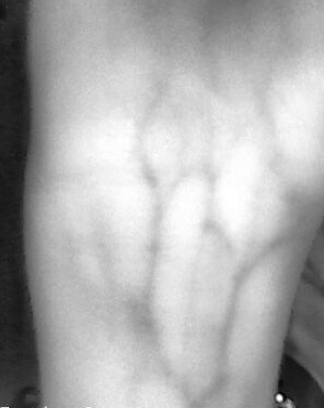
#> input picture fake_images/Screen Shot 2019-08-22 at 11.06.38 AM.png, 324 x 408 px
$ python scikit_thresholding.py
#> lines starting #> are read from the running program, lines starting #| are printed output that depends on the picture; after the words box and inside, x2 and y2 are one past the last pixel; in counts of white or black regions, pixels touching at a corner belong together
import matplotlib.pyplot as plt
from skimage import data
from skimage.filters import threshold_otsu
from skimage.color import rgb2gray
import os

#image = data.camera()
filename = "fake_images/Screen Shot 2019-08-22 at 11.06.38 AM.png"
from skimage import io
moon = io.imread(filename)
#> moon is the input picture: shape (408, 324, 4); mean R, G, B, A 173.1, 173.1, 173.1, 255

image = rgb2gray(moon)
thresh = threshold_otsu(image)
#> thresh = 0.543
binary = image > thresh
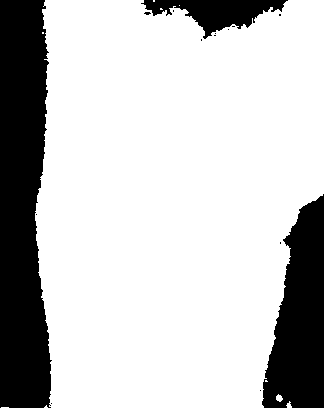
#> binary: shape (408, 324) bool; 77.5% white; 15 black regions (12 under 20 px), largest, box (x1, y1, x2, y2) and area: (0, 0, 52, 408) 17967, (262, 194, 324, 408) 9068, (141, 0, 288, 39) 2609

fig, axes = plt.subplots(ncols=3, figsize=(8, 2.5))
ax = axes.ravel()
ax[0] = plt.subplot(1, 3, 1)
ax[1] = plt.subplot(1, 3, 2)
ax[2] = plt.subplot(1, 3, 3, sharex=ax[0], sharey=ax[0])

ax[0].imshow(image, cmap=plt.cm.gray)
ax[0].set_title('Original')
ax[0].axis('off')

ax[1].hist(image.ravel(), bins=256)
ax[1].set_title('Histogram')
ax[1].axvline(thresh, color='r')

ax[2].imshow(binary, cmap=plt.cm.gray)
ax[2].set_title('Thresholded')
ax[2].axis('off')

plt.show()
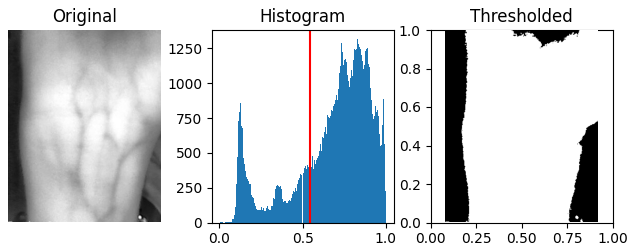
#> figure drawn by matplotlib, 3 panels; panel 2: tallest bar 1316 high, from x = 0.829 to 0.833

$ run again, with fake_images/Screen Shot 2019-08-22 at 10.27.02 AM.png copied over fake_images/Screen Shot 2019-08-22 at 11.06.38 AM.png
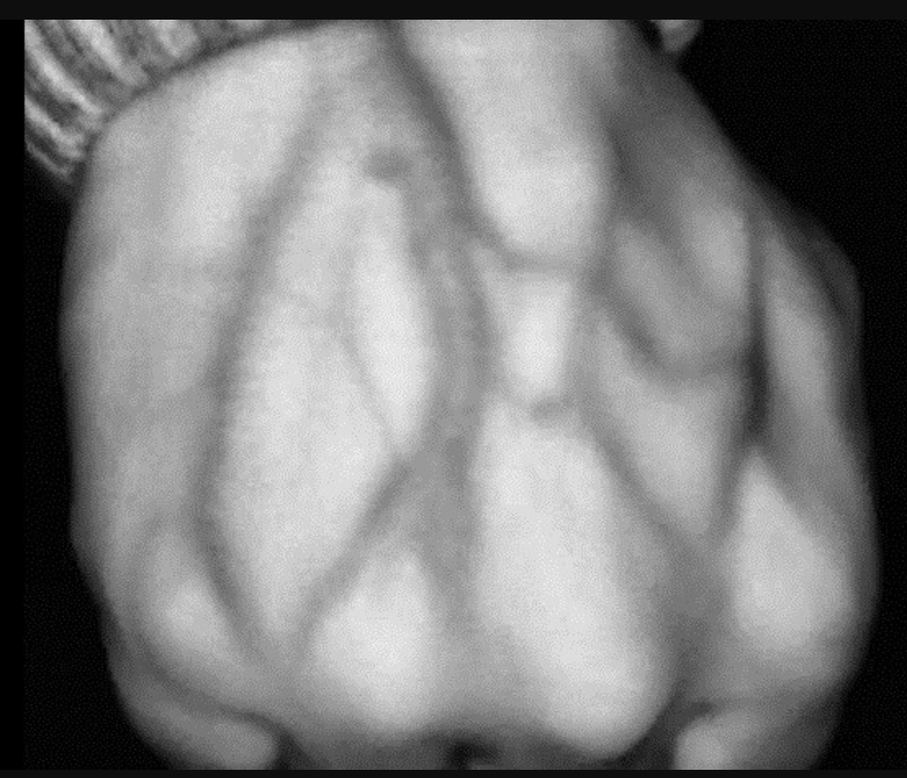
#> input picture fake_images/Screen Shot 2019-08-22 at 10.27.02 AM.png, 907 x 778 px, shrunk from 1108 x 950 before the run
#> moon is the input picture: shape (778, 907, 4); mean R, G, B, A 124, 124, 124, 255
#> thresh = 0.381
#> `binary = image > thresh`:
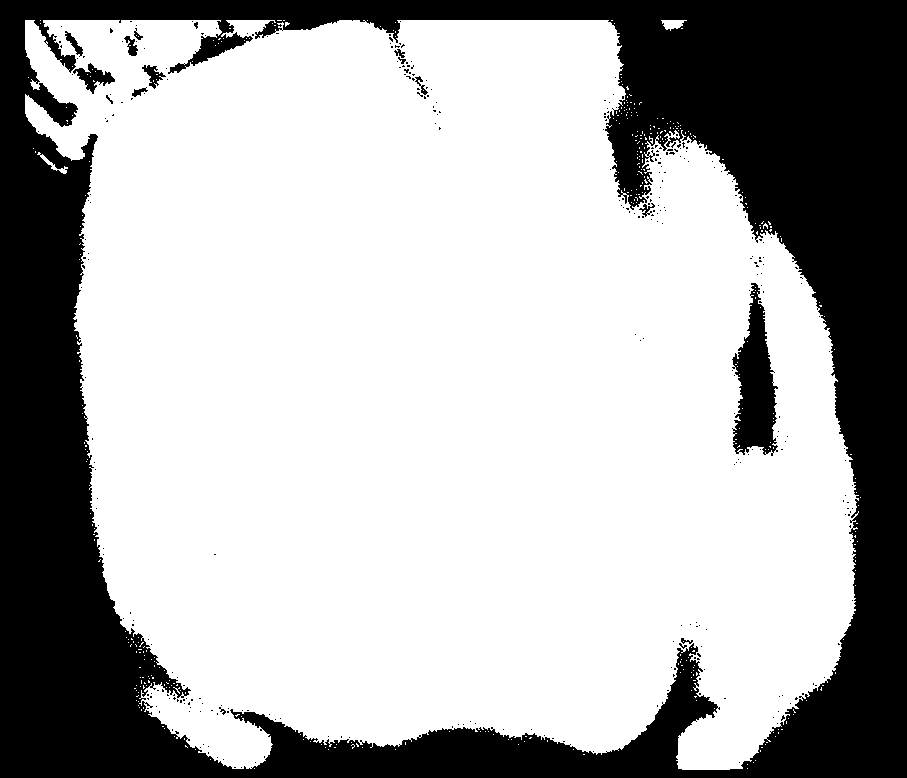
#> binary: shape (778, 907) bool; 69.1% white; 336 black regions (321 under 20 px), largest, box (x1, y1, x2, y2) and area: (0, 0, 907, 778) 211145, (732, 283, 778, 456) 4586, (73, 63, 115, 94) 522
#> `plt.show()`:
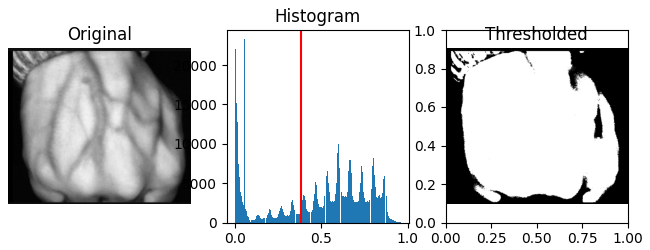
#> figure drawn by matplotlib, 3 panels; panel 2: tallest bar 23304 high, from x = 0.0525 to 0.0563

$ run again, with fake_images/Screen Shot 2019-08-22 at 11.37.45 AM.png copied over fake_images/Screen Shot 2019-08-22 at 11.06.38 AM.png
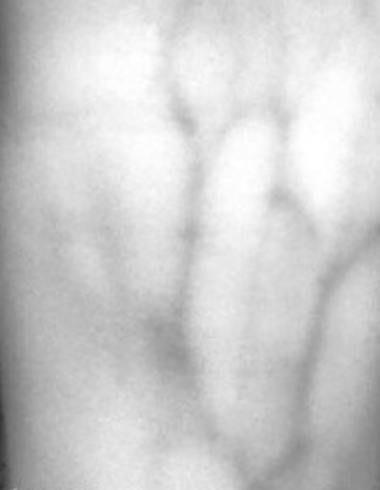
#> input picture fake_images/Screen Shot 2019-08-22 at 11.37.45 AM.png, 380 x 490 px
#> moon is the input picture: shape (490, 380, 4); mean R, G, B, A 205.3, 205.3, 205.3, 255
#> thresh = 0.775
#> `binary = image > thresh`:
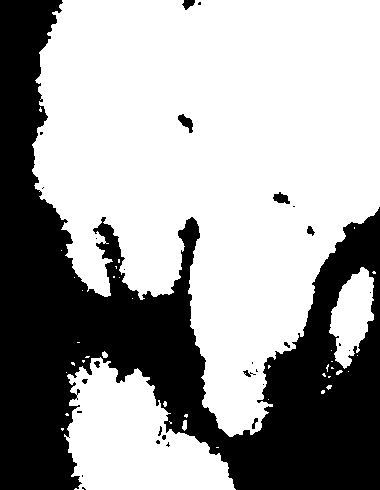
#> binary: shape (490, 380) bool; 63.5% white; 29 black regions (18 under 20 px), largest, box (x1, y1, x2, y2) and area: (0, 0, 380, 490) 67363, (178, 114, 193, 133) 144, (273, 192, 290, 204) 126
#> `plt.show()`:
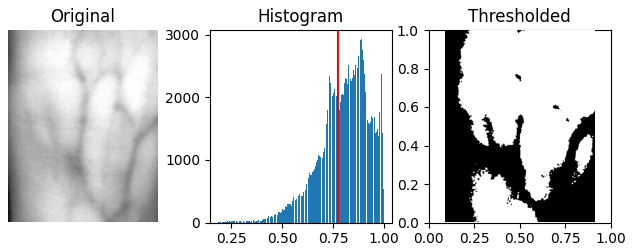
#> figure drawn by matplotlib, 3 panels; panel 2: tallest bar 2933 high, from x = 0.888 to 0.892
